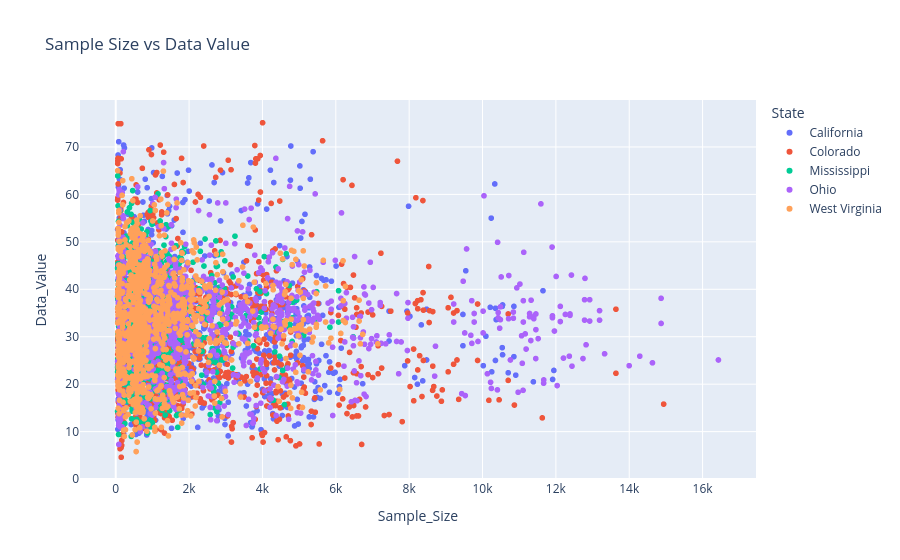

The code cell stored with this chart in its notebook:
### Code cell
fig2 = px.scatter(
    filtered_npa,
    x="Sample_Size",
    y="Data_Value",
    color="State",
    hover_data=["State", "Year"],
    title="Sample Size vs Data Value")
fig2.show()

### Figure 1 — Plotly figure (JSON) as saved in the notebook; plotly's stock layout.template omitted (floating-point values rounded to 4 significant figures; data arrays with more than 128 entries replaced by an {"elided": "..."} marker saying what was removed)
{"data": [{"customdata": {"elided": "1260x2 mixed values"}, "hovertemplate": "State=%{customdata[0]}<br>Sample_Size=%{x}<br>Data_Value=%{y}<br>Year=%{customdata[1]}<extra></extra>", "legendgroup": "California", "marker": {"color": "#636efa", "symbol": "circle"}, "mode": "markers", "name": "California", "showlegend": true, "type": "scattergl", "x": {"elided": "1260 float values"}, "xaxis": "x", "y": {"elided": "1260 float values"}, "yaxis": "y"}, {"customdata": {"elided": "1260x2 mixed values"}, "hovertemplate": "State=%{customdata[0]}<br>Sample_Size=%{x}<br>Data_Value=%{y}<br>Year=%{customdata[1]}<extra></extra>", "legendgroup": "Colorado", "marker": {"color": "#EF553B", "symbol": "circle"}, "mode": "markers", "name": "Colorado", "showlegend": true, "type": "scattergl", "x": {"elided": "1260 float values"}, "xaxis": "x", "y": {"elided": "1260 float values"}, "yaxis": "y"}, {"customdata": {"elided": "1260x2 mixed values"}, "hovertemplate": "State=%{customdata[0]}<br>Sample_Size=%{x}<br>Data_Value=%{y}<br>Year=%{customdata[1]}<extra></extra>", "legendgroup": "Mississippi", "marker": {"color": "#00cc96", "symbol": "circle"}, "mode": "markers", "name": "Mississippi", "showlegend": true, "type": "scattergl", "x": {"elided": "1260 float values"}, "xaxis": "x", "y": {"elided": "1260 float values"}, "yaxis": "y"}, {"customdata": {"elided": "1260x2 mixed values"}, "hovertemplate": "State=%{customdata[0]}<br>Sample_Size=%{x}<br>Data_Value=%{y}<br>Year=%{customdata[1]}<extra></extra>", "legendgroup": "Ohio", "marker": {"color": "#ab63fa", "symbol": "circle"}, "mode": "markers", "name": "Ohio", "showlegend": true, "type": "scattergl", "x": {"elided": "1260 float values"}, "xaxis": "x", "y": {"elided": "1260 float values"}, "yaxis": "y"}, {"customdata": {"elided": "1260x2 mixed values"}, "hovertemplate": "State=%{customdata[0]}<br>Sample_Size=%{x}<br>Data_Value=%{y}<br>Year=%{customdata[1]}<extra></extra>", "legendgroup": "West Virginia", "marker": {"color": "#FFA15A", "symbol": "circle"}, "mode": "markers", "name": "West Virginia", "showlegend": true, "type": "scattergl", "x": {"elided": "1260 float values"}, "xaxis": "x", "y": {"elided": "1260 float values"}, "yaxis": "y"}], "layout": {"legend": {"title": {"text": "State"}, "tracegroupgap": 0}, "title": {"text": "Sample Size vs Data Value"}, "xaxis": {"anchor": "y", "domain": [0, 1], "title": {"text": "Sample_Size"}}, "yaxis": {"anchor": "x", "domain": [0, 1], "title": {"text": "Data_Value"}}}}
